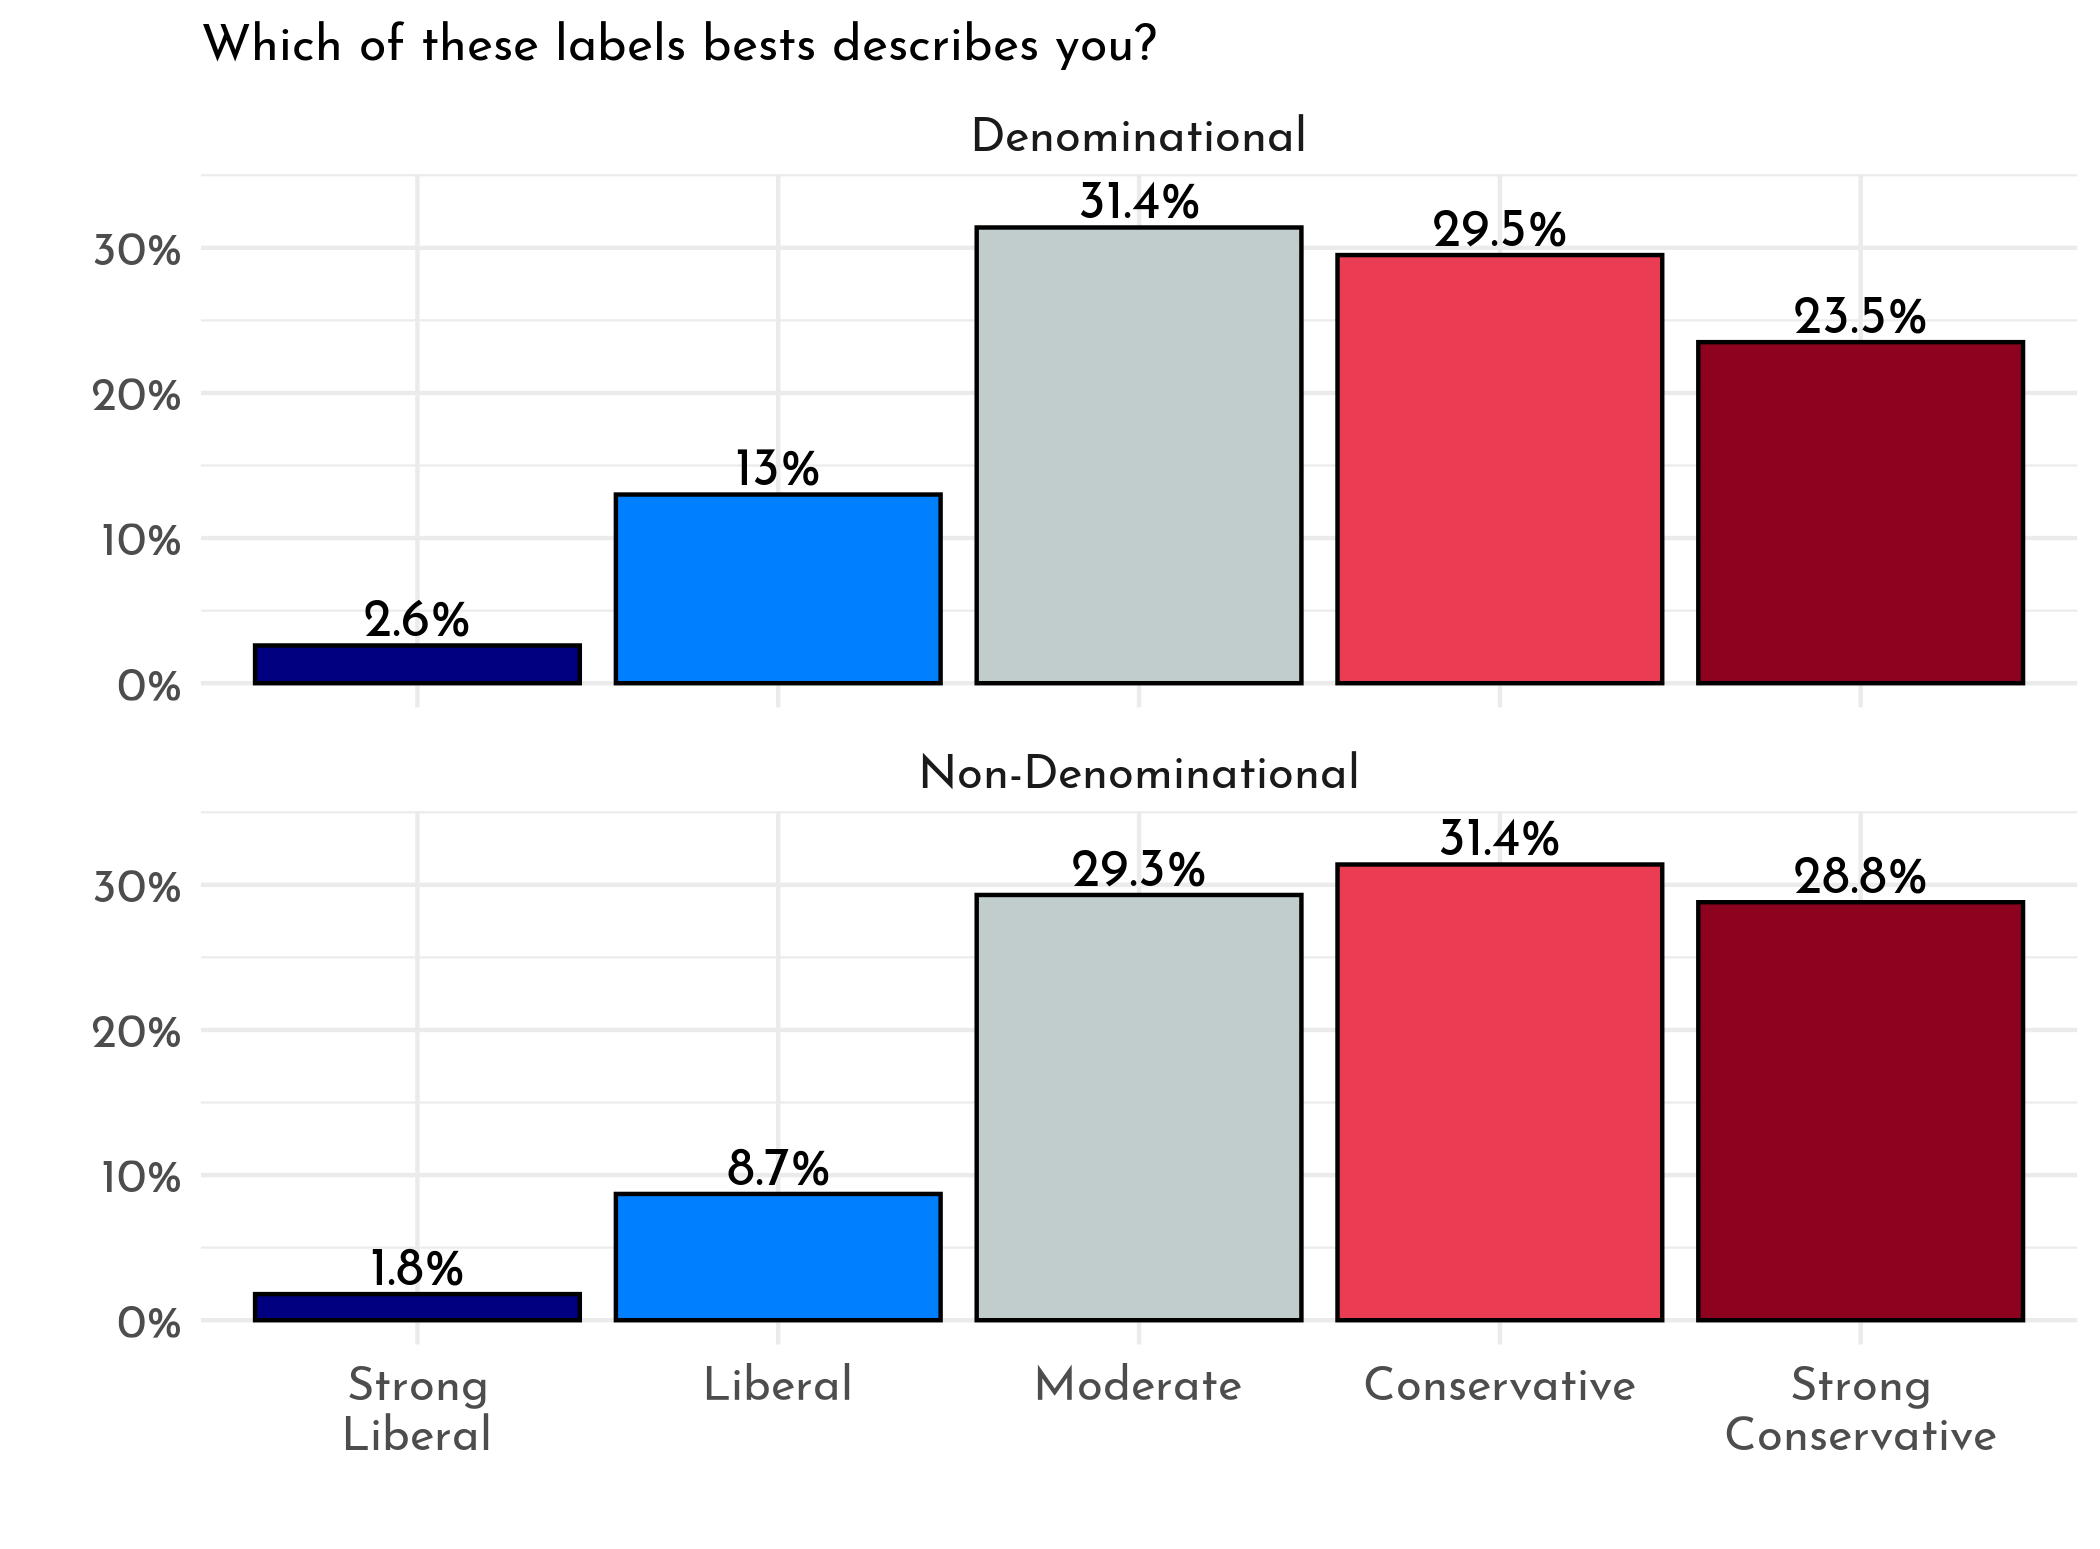

Reproduce this figure in R.
graph <- nd %>% mutate(nonden=car::recode(q3, "1=1; 2:17=0"),
                       nonden=frcode(nonden==0 ~ "Denominational",
                                     nonden==1 ~ "Non-Denominational")) %>% 
  group_by(nonden) %>% 
  ct(q28, show_na = FALSE) %>% 
  mutate(ideo5 = frcode(q28 == 5 ~ "Strong\nLiberal",
                       q28 == 4 ~ "Liberal",
                       q28 == 3 ~ "Moderate",
                       q28 == 2 ~ "Conservative",
                       q28 == 1 ~ "Strong\nConservative"))


graph %>% 
  ggplot(., aes(x = ideo5, y = pct, fill = ideo5)) +
  geom_col(color = "black") + 
  facet_wrap(~ nonden, ncol = 1) +
  theme_gg("Josefin Sans") +
  scale_fill_manual(values = c("#000080", "#0080FF", "azure3", "#EA3C53", "#8D021F")) +
  y_pct() + 
  geom_text(aes(y = pct + .02, label = paste0(pct*100, '%')), position = position_dodge(width = .9), size = 4.5, family = "font") +
  labs(x = "", y = "", title = "Which of these labels bests describes you?") +
  theme(plot.title = element_text(size = 12)) +
  ggsave("ideo5.png", type = "cairo-png", width = 7) 


graph <- nd %>% mutate(nonden=car::recode(q3, "1=1; 2:17=0"),
                       nonden=frcode(nonden==0 ~ "Denominational",
                                     nonden==1 ~ "Non-Denominational")) %>% 
  group_by(nonden) %>% 
  filter(q16 ==1) %>% 
  ct(q28, show_na = FALSE) %>% 
  mutate(ideo5 = frcode(q28 == 5 ~ "Strong\nLiberal",
                        q28 == 4 ~ "Liberal",
                        q28 == 3 ~ "Moderate",
                        q28 == 2 ~ "Conservative",
                        q28 == 1 ~ "Strong\nConservative"))


graph %>% 
  ggplot(., aes(x = ideo5, y = pct, fill = ideo5)) +
  geom_col(color = "black") + 
  facet_wrap(~ nonden, ncol = 1) +
  theme_gg("Josefin Sans") +
  scale_fill_manual(values = c("#000080", "#0080FF", "azure3", "#EA3C53", "#8D021F")) +
  y_pct() + 
  geom_text(aes(y = pct + .02, label = paste0(pct*100, '%')), position = position_dodge(width = .9), size = 4.5, family = "font") +
  labs(x = "", y = "", title = "Which of these labels bests describes you?", subtitle = "Only Born-Again") +
  theme(plot.title = element_text(size = 12)) +
  ggsave("ideo5_ba.png", type = "cairo-png", width = 7) 